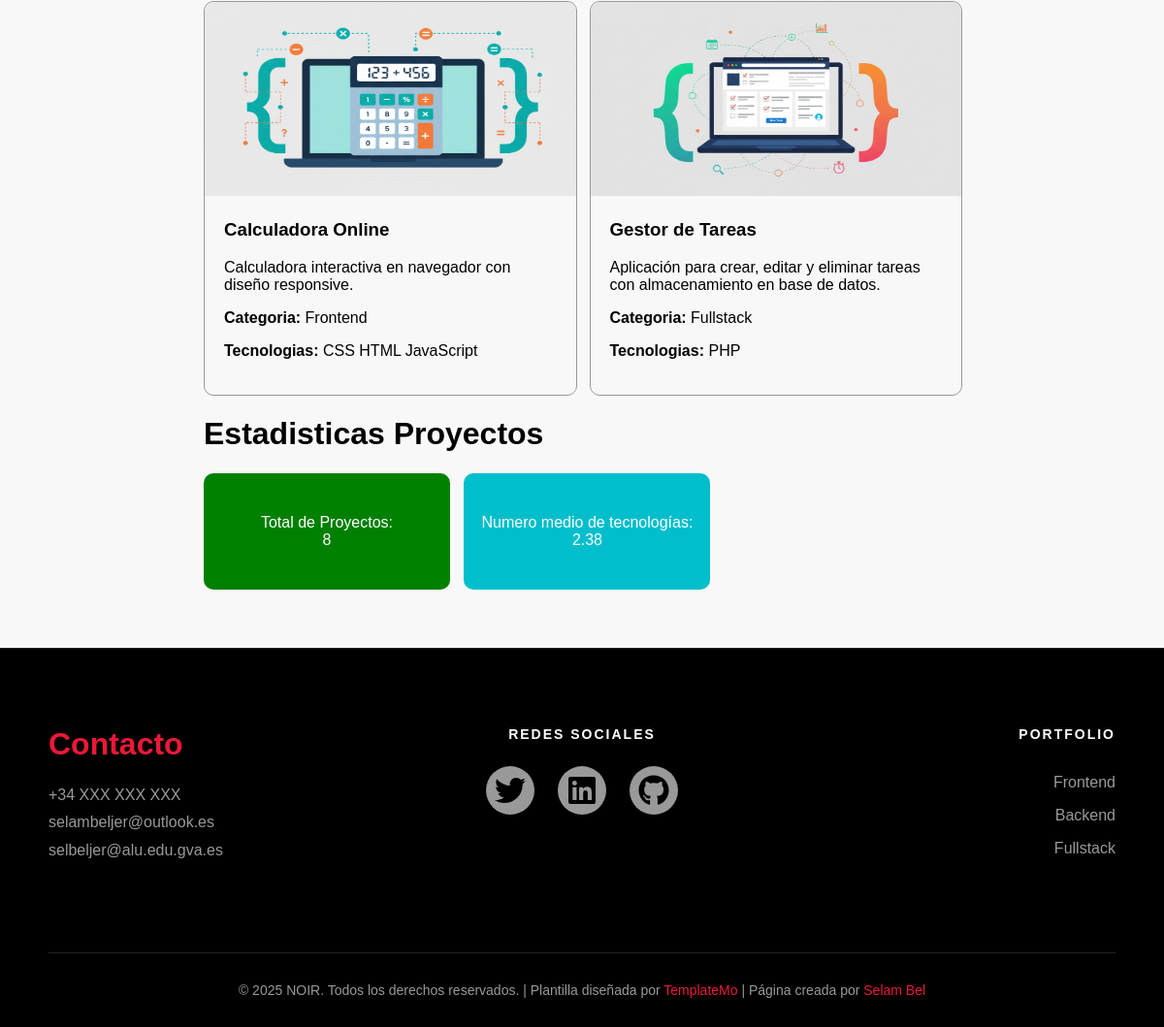
The page /proyectos.php (lower part) on the database as committed earlier.
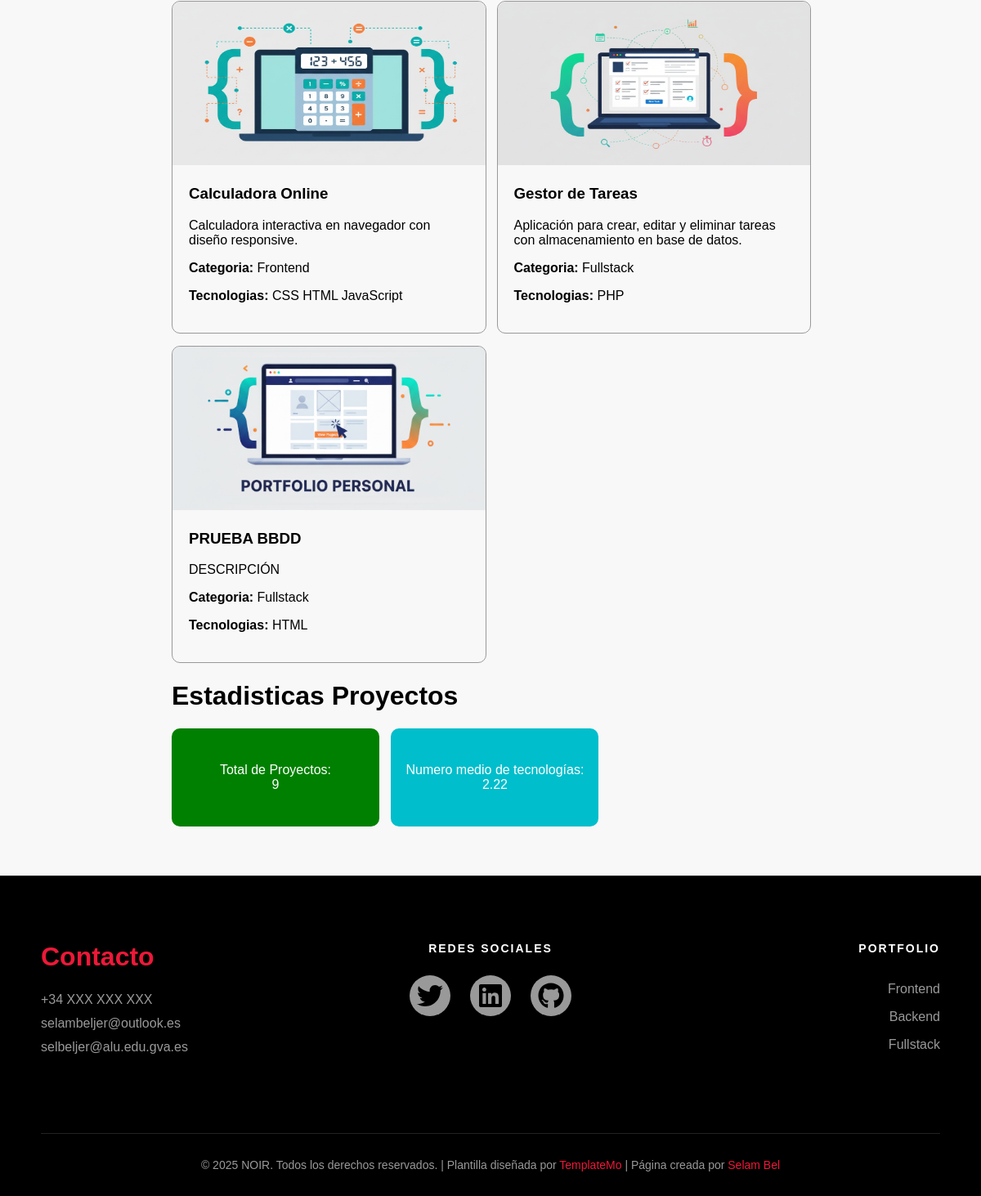
The same page on the database as committed later.
### tables this page shows
CREATE TABLE proyectos (
    id INT AUTO_INCREMENT PRIMARY KEY,
    titulo VARCHAR(100) NOT NULL,
    descripcion TEXT NOT NULL,
    categoria_id INT NOT NULL,
    imagen VARCHAR(100) NOT NULL,
    FOREIGN KEY (categoria_id) REFERENCES categorias(id)
        ON UPDATE CASCADE
        ON DELETE RESTRICT
);

CREATE TABLE categorias (
    id INT AUTO_INCREMENT PRIMARY KEY,
    nombre VARCHAR(50) NOT NULL UNIQUE
);

### includes/funciones.php (called while the page is built, shortened)
<?php
function getProyectosBD($conexion) {
    $sql = "
        SELECT
            p.id,
            p.titulo,
            p.descripcion,
            p.imagen,
            c.nombre AS categoria,
            GROUP_CONCAT(t.nombre ORDER BY t.nombre SEPARATOR ',') AS tecnologias
        FROM proyectos p
        INNER JOIN categorias c ON p.categoria_id = c.id
        LEFT JOIN proyecto_tecnologia pt ON p.id = pt.proyecto_id
        LEFT JOIN tecnologias t ON pt.tecnologia_id = t.id
        GROUP BY p.id, p.titulo, p.descripcion, p.imagen, c.nombre
        ORDER BY p.id
    ";
    try {
        $sentencia = $conexion->prepare($sql);
        $sentencia->execute();
        $resultados = $sentencia->fetchAll(PDO::FETCH_ASSOC);
        $proyectos = [];
        foreach ($resultados as $row) {
            $proyectos[] = [
                'titulo' => $row['titulo'],
                'descripcion' => $row['descripcion'],
                'categoria' => $row['categoria'],
                'tecnologias' => !empty($row['tecnologias'])
                    ? explode(',', $row['tecnologias'])
                    : [],
                'imagen' => 'static/img/img/' . $row['imagen']
            ];
        }
        return $proyectos;
    } catch (PDOException $e) {
        error_log('Error al obtener proyectos: ' . $e->getMessage());
        return [];
    }
}

### datos.php (called while the page is built, shortened)
<?php
   $categorias = ['Frontend', 'Backend', 'Fullstack'];
?>

### proyectos.php (the view, shortened to what this page needs)
<?php
include_once "./includes/conexion.php";
include_once "./includes/funciones.php";
require_once 'datos.php';
$conexion = conectarBD();
$proyectosBD = getProyectosBD($conexion);
if (empty($proyectosBD)) {
    $proyectosElegidos = $proyectosLocal;
    $titulo = "Proyectos en local";
} else {
    $proyectosElegidos = $proyectosBD;
}
?>
<!DOCTYPE html>
<html lang="en">
<head>
    <link rel="stylesheet" href="static/css/topnav-footer.css">
    <link rel="stylesheet" href="static/css/style.css">
</head>
<body>
    <?php require_once 'templates/nav.php'; ?>
    <main>
        <div id="divProyectos">
            <div id="projectsContainer">
                <?php
                $i = 1;
                foreach ($proyectosElegidos as $proyecto) {
                    echo "<div class='projectContainer'>";
                    echo '<img src="' . $proyecto['imagen'] . '" alt="Imagen del Proyecto ' . $i++ . '">';
                    echo '<div class="padding">';
                    echo '<h3>' . $proyecto['titulo'] . '</h3>';
                    echo '<p>' . $proyecto['descripcion'] . '</p>';
                    echo '<p><strong>Categoria:</strong> ' . $proyecto['categoria'] . '</p>';
                    echo '<p><strong>Tecnologias:</strong> ';
                    foreach ($proyecto['tecnologias'] as $tecnologia) {
                        echo $tecnologia . ' ';
                    }
                    echo '</p></div></div>';
                }
                ?>
            </div>
            <h1>Estadisticas Proyectos</h1>
            <div class="stats">
                <p>Total de Proyectos:<br> <?php echo count($proyectosElegidos); ?></p>
                <?php
                $numeroTecnologias = 0;
                foreach ($proyectosElegidos as $proyecto) {
                    $numeroTecnologias += count($proyecto['tecnologias']);
                }
                if (count($proyectosElegidos) > 0) {
                    $numeroTecnologias = $numeroTecnologias / count($proyectosElegidos);
                    $numeroTecnologias = round($numeroTecnologias, 2);
                } else {
                    $numeroTecnologias = 0;
                }
                ?>
                <p>Numero medio de tecnologías:<br><?php echo count($proyectosElegidos) > 0 ? $numeroTecnologias : 0; ?></p>
            </div>
        </div>
    </main>
    <?php require_once 'templates/footer.php'; ?>
</body>
</html>

### templates/footer.php
<footer>
    <div class="footer-content">
        <div class="footer-brand">
            <h3>Contacto</h3>
            <p>+34 XXX XXX XXX <br>selambeljer@outlook.es <br>selbeljer@alu.edu.gva.es</p>
        </div>
        <div class="footer-column">
            <h4>Redes Sociales</h4>
            <a class="network" href="https://twitter.com" target="_blank" rel="nofollow"><img src="./static/img/iconos/twitter.svg" alt="Twitter"></a>
            <a class="network" href="https://www.linkedin.com/in/selam-bel" target="_blank" rel="nofollow"><img src="./static/img/iconos/linkedin.svg" alt="linkedin"></a>
            <a class="network" href="https://github.com/SelamBel" target="_blank" rel="nofollow"><img src="./static/img/iconos/github.svg" alt="github"></a>
        </div>
        <div class="footer-column">
            <h4>Portfolio</h4>
            <ul>
                <?php
                foreach ($categorias as $categoria) {
                    echo  "<li><a href='proyectos.php?cat=" . $categoria . "' class='nav-link " . "'>" . $categoria . "</a>";
                }
                echo "</li>";
                ?>
            </ul>
        </div>
    </div>
    <div class="footer-bottom">
        <p>&copy; 2025 NOIR. Todos los derechos reservados. | Plantilla diseñada por <a href="https://templatemo.com/tm-599-noir-fashion" target="_blank" rel="nofollow" style="color: var(--accent); text-decoration: none;">TemplateMo</a> | Página creada por <a href="https://github.com/SelamBel" target="_blank" rel="nofollow" style="color: var(--accent); text-decoration: none;">Selam Bel</a></p>
    </div>
</footer>

### static/css/topnav-footer.css (style rules this page uses)
nav *, footer * { margin: 0; padding: 0; box-sizing: border-box; }
nav, footer { --primary: #0a0a0a; --accent: #ed1838; --accent-hover: #be142e; --text-light: #ffffff; --text-muted: #999; --bg-dark: #000; --bg-section: #0a0a0a; }
nav, footer { scroll-behavior: smooth; }
nav, footer { font-family: "Arial", sans-serif; background: var(--bg-dark); color: var(--text-light); overflow-x: hidden; }
footer { background: #000; padding: 80px 50px 30px; border-top: 1px solid #222; }
footer .footer-content { max-width: 1400px; margin: 0 auto; display: grid; grid-template-columns: 1fr 1fr 1fr; gap: 60px; margin-bottom: 60px; }
div.footer-column:nth-child(2) { text-align: center; }
div.footer-column:nth-child(3) { text-align: right; }
footer .footer-brand h3 { color: #ed1838; font-size: 32px; margin-bottom: 20px; }
footer .footer-brand p { color: var(--text-muted); line-height: 1.8; margin-bottom: 30px; }
footer .footer-column h4 { font-size: 14px; text-transform: uppercase; letter-spacing: 2px; margin-bottom: 25px; color: white; }
footer .footer-column ul { list-style: none; display: flex; flex-direction: column; align-items: end; }
footer .footer-column ul li { width: fit-content; text-align: right; }
footer .footer-column a { color: var(--text-muted); text-decoration: none; display: block; padding: 8px 0; transition: all 0.3s ease; }
.footer-column ul li a { text-align: right; }
footer .footer-bottom { text-align: center; margin: auto; padding-top: 30px; border-top: 1px solid #222; align-items: center; flex-wrap: wrap; gap: 20px; }
footer .footer-bottom p { color: var(--text-muted); font-size: 14px; }
ul, ol { list-style: none; }
a { text-align: center; }
a.network { text-align: center; display: contents !important; }
a.network img { width: 50px; background-color: var(--text-muted); margin-right: 10px; margin-left: 10px; transition: all 0.15s ease; border-radius: 50%; padding: 5px; }

### static/css/style.css (style rules this page uses)
body { margin: 0; padding: 0; font-family: Arial, sans-serif, Helvetica; background-color: rgb(248, 248, 248); --primary: #0a0a0a; --accent: #ed1838; --accent-hover: #be142e; --text-light: #ffffff; --text-muted: #999; --bg-dark: #000; --bg-section: #0a0a0a; }
main { padding-top: 30px; min-height: 45vh; height: auto; width: 65%; margin: auto; position: relative; margin-top: 80px; margin-bottom: 50px; }
div#projectsContainer { display: grid; grid-template-columns: 1fr 1fr 1fr; justify-content: flex-start; gap: 20px; box-sizing: border-box; }
div.projectContainer { width: 100%; border: 1px solid var(--text-muted); border-radius: 10px; }
.projectContainer img { width: 100%; height: 200px; border-top-left-radius: 10px; border-top-right-radius: 10px; }
.projectContainer h3 { margin-top: 0px; }
div.padding { padding: 20px; }
div.stats p { display: inline-flex; align-items: center; justify-content: center; height: 100px; color: white; width: 30%; text-align: center; padding: 10px; border-radius: 10px; margin: 0px; margin-bottom: 10px; margin-right: 10px; }
div.stats p:nth-child(1) { background-color: green; }
div.stats p:nth-child(2) { background-color: #00becc; }
@media (max-width: 1450px) and (min-width: 800px) { main { padding-top: 70px; } }
@media (max-width: 1450px) and (min-width: 800px) { div#projectsContainer { grid-template-columns: 1fr 1fr; gap: 15px; } }

Rows that differ between the two databases and show on the page:
added proyectos: shows a picture, titulo "PRUEBA BBDD", descripcion "DESCRIPCIÓN", categoria.nombre "Fullstack", tecnologia "HTML"
Other text that changed with them:
count($proyectosElegidos): "8" → "9"
$numeroTecnologias: "2.38" → "2.22"
